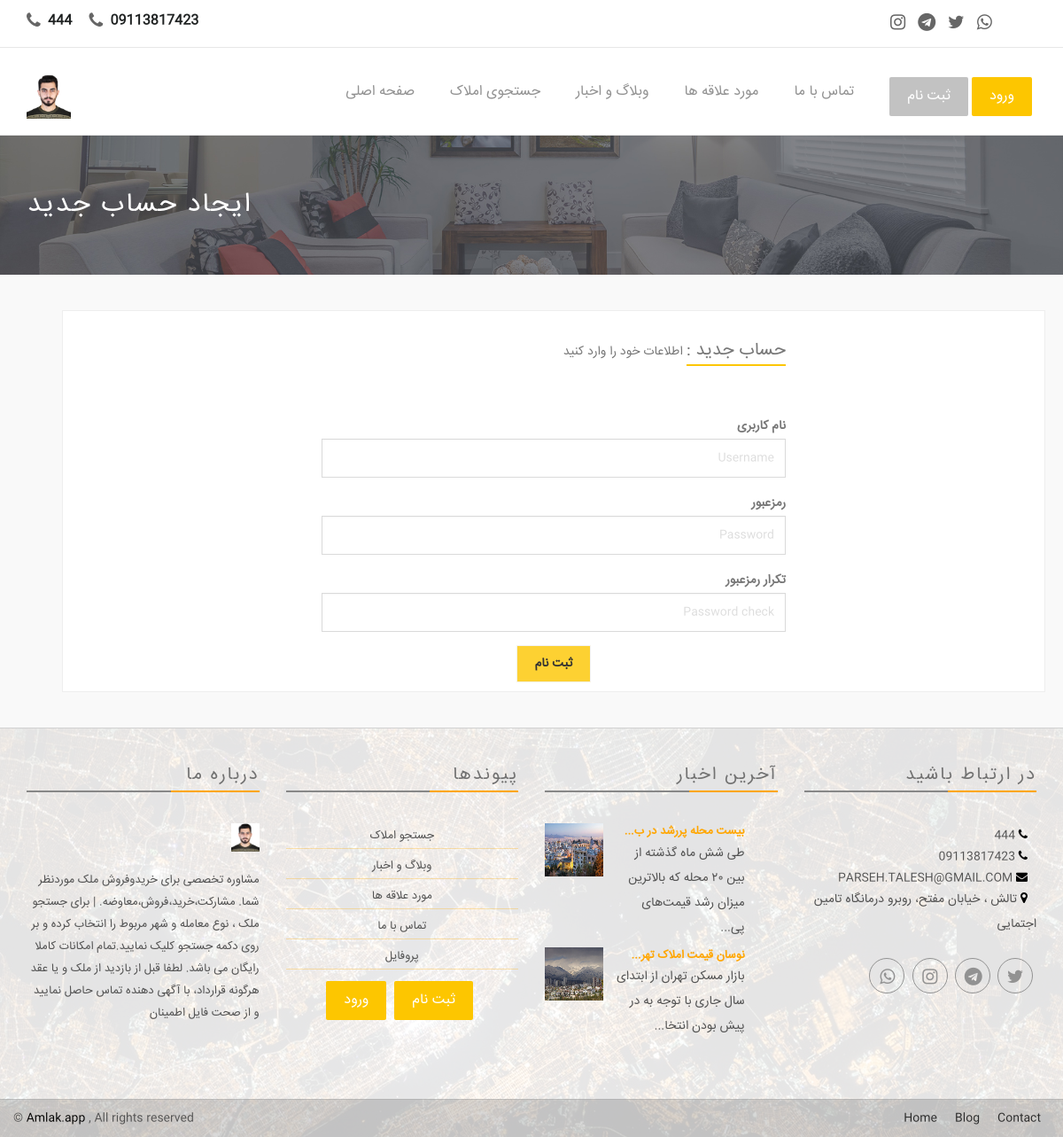
Screenshot of /register/ with the database file from the repository.
### app/models.py (models this page shows, shortened)
class Settings(models.Model):
  title = models.CharField(max_length=100, verbose_name = "عنوان")
  title_below = models.CharField(max_length=300 , null=True, blank=True , verbose_name = "متن زیر عنوان")
  introduction_text = models.TextField(max_length=2000 , null=True, blank=True , verbose_name = "متن معرفی" )
  contact_page_text = models.TextField(max_length=2000 , null=True, blank=True , verbose_name = "متن صفحه تماس با ما")
  experts_number = models.IntegerField(default='1', verbose_name = "تعداد کارشناسان")
  email = models.EmailField(max_length=200 , null=True , blank=True , verbose_name = "ایمیل")
  address = models.CharField(max_length=300 , null=True , blank=True , verbose_name = "آدرس")
  phone1 = models.CharField(max_length=20 , null=True , blank=True , verbose_name = "تلفن ۱")
  phone2 = models.CharField(max_length=20 , null=True , blank=True , verbose_name = "تلفن ۲")
  whatsapp_number = models.CharField(max_length=20 , null=True , blank=True , verbose_name = "شماره واتساپ")
  instagram = models.URLField(max_length=500, null=True, blank=True, verbose_name = "لینک اینستاگرام")
  telegram = models.URLField(max_length=500, null=True, blank=True, verbose_name = "لینک تلگرام")
  twitter = models.URLField(max_length=500, null=True, blank=True, verbose_name = "لینک توییتر")
  whatsapp = models.URLField(max_length=500, null=True, blank=True, verbose_name = "لینک واتس اپ")
  lat_long = models.CharField(max_length=50 , null=True , blank=True , verbose_name = "lat & long")
  logo = models.ImageField(default='logo.png', upload_to='logo', null=True, blank=True, verbose_name = "لوگو")
  header_image = models.ImageField(default='header.png', upload_to='header', null=True, blank=True, verbose_name = "تصویر سربرگ (header)")
  class Meta:
      verbose_name = "تنظیمات"
      verbose_name_plural = "تنظیمات"

### blogApp/models.py (models this page shows, shortened)
class Post(models.Model):
    title = models.CharField(max_length=255, verbose_name="عنوان")
    slug = models.SlugField(max_length=255, null=True, blank=True, verbose_name="نشانی پیوند (link)")
    author = models.ForeignKey(User, on_delete=models.CASCADE, verbose_name="نویسنده")
    img = models.ImageField(upload_to='blog', null=True, verbose_name="تصویر")
    body = RichTextField(blank=False, null=True, verbose_name="متن")
    comments = models.ManyToManyField(PostComment, blank=True, verbose_name="نظرات")
    post_date = models.DateTimeField(auto_now_add=True)
    category = models.ForeignKey(Categories, null=True, on_delete=models.PROTECT, related_name='category_set', verbose_name="دسته بندی")
    class Meta:
      verbose_name = "پست"
      verbose_name_plural = "پست ها"

### authentication/views.py (the view)
# urls.py: path('register/', register_user, name="register"),
def register_user(request):
    msg     = None
    success = False
    if request.method == "POST":
        form = SignUpForm(request.POST)
        if form.is_valid():
            form.save()
            username = form.cleaned_data.get("username")
            raw_password = form.cleaned_data.get("password1")
            user = authenticate(username=username, password=raw_password)
            msg     = 'کاربر ایجاد شد - <a href="/login">ورود</a>.'
            success = True
        else:
            msg = 'اطلاعات فرم معتبر نیست'
    else:
        form = SignUpForm()
    return render(request, "accounts/register.html", {"form": form, "msg" : msg, "success" : success })

### authentication/forms.py
class SignUpForm(UserCreationForm):
    username = forms.CharField(
        widget=forms.TextInput(
            attrs={
                "placeholder" : "Username",
                "class": "form-control"
            }
        ))
    password1 = forms.CharField(
        widget=forms.PasswordInput(
            attrs={
                "placeholder" : "Password",
                "class": "form-control"
            }
        ))
    password2 = forms.CharField(
        widget=forms.PasswordInput(
            attrs={
                "placeholder" : "Password check",
                "class": "form-control"
            }
        ))
    class Meta:
        model = User
        fields = ('username', 'password1', 'password2')

### app/context_processor.py (called while the page is built)
def settings(request):
    return {
    'settings': models.Settings.objects.all().last() ,
    'latestpost_list' : Post.objects.all().order_by('-post_date')[:3] ,
    'footer_latestpost_list' : Post.objects.all().order_by('-post_date')[:2]
    }

### crm/context_processor.py (called while the page is built)
def notification(request):
    if request.user.is_superuser:
        return {
           'new_reqs': models.Order_request.objects.filter(status='جدید').order_by('-date_created') ,
           'new_req_counts': models.Order_request.objects.filter(status='جدید').count(),
           'new_contact_counts': Contact.objects.filter(status='جدید').count(),
           'new_contacts': Contact.objects.filter(status='جدید').order_by('-created_on')
        }
    elif request.user.is_authenticated:
        return {
           'new_reqs': models.Order_request.objects.filter(status='جدید' , user__user=request.user ).order_by('-date_created') ,
           'new_req_counts': models.Order_request.objects.filter(status='جدید' , user__user=request.user ).count()
        }
    else:
        return { 'userProfile': None }

def accessType(request):
    if request.user.is_authenticated:
        return { 'userProfile': get_object_or_404(models.Profile, user=request.user) }
    else:
        return { 'userProfile': None }

### templates/accounts/register.html (shortened to what this page needs)
{% extends "base.html" %}
{% block content %}
<div style="background:#494C53 url({{ settings.header_image.url }}) no-repeat scroll center top / cover; color:#FFF; position: relative; min-height: 140px; ">
		<div class="container">
				<div class="row">
						<div class="page-head-content">
								<h1 class="page-title"> ایجاد حساب جدید </h1>
						</div>
				</div>
		</div>
</div>
<div class="register-area" style="background-color: rgb(249, 249, 249);">
		<div class="container" dir="rtl">
				<div class="col-md-12">
						<div class="box-for overflow">
								<div class="col-sm-6 col-sm-offset-3 login-blocks">
										<h2>حساب جدید : </h2>
										<span class="mb-0 text-muted">
											{% if msg %}
												{{ msg | safe }}
											{% else %}
												اطلاعات خود را وارد کنید
											{% endif %}
										</span>
										<p> <br /> </p>
										{% if not success %}
										<form role="form" method="post" action="">
												<div class="form-group">
														<label for="name">نام کاربری</label>
														{{ form.username }}
												</div>
												<div class="form-group">
														<label for="password">رمزعبور</label>
														{{ form.password1 }}
												</div>
												<div class="form-group">
														<label for="password">تکرار رمزعبور</label>
														{{ form.password2 }}
												</div>
												<div class="text-center">
														<button type="submit" class="btn btn-default">ثبت نام</button>
												</div>
										</form>
										{% endif %}
								</div>
						</div>
				</div>
		</div>
</div>
{% endblock content %}

### templates/base.html (shortened to what this page needs)
{% load static %}
{% load bootstrap %}
<!DOCTYPE html>
<html class="no-js">
<head>
  <link rel="stylesheet" href="{% static 'assets/css/normalize.css' %}">
  <link rel="stylesheet" href="{% static 'assets/css/font-awesome.min.css' %}">
  <link rel="stylesheet" href="{% static 'assets/css/fontello.css">
  <link href="{% static 'assets/fonts/icon-7-stroke/css/pe-icon-7-stroke.css' %}" rel="stylesheet">
  <link href="{% static 'assets/fonts/icon-7-stroke/css/helper.css' %}" rel="stylesheet">
  <link href="{% static 'assets/css/animate.css' %}" rel="stylesheet" media="screen">
  <link rel="stylesheet" href="{% static 'assets/css/bootstrap-select.min.css' %}">
  <link rel="stylesheet" href="{% static 'bootstrap/css/bootstrap.min.css' %}">
  <link rel="stylesheet" href="{% static 'assets/css/icheck.min_all.css' %}">
  <link rel="stylesheet" href="{% static 'assets/css/price-range.css' %}">
  <link rel="stylesheet" href="{% static 'assets/css/owl.carousel.css' %}">
  <link rel="stylesheet" href="{% static 'assets/css/owl.theme.css' %}">
  <link rel="stylesheet" href="{% static 'assets/css/owl.transitions.css' %}">
  <link rel="stylesheet" href="{% static 'assets/css/style.css' %}">
  <link rel="stylesheet" href="{% static 'assets/css/responsive.css' %}">
  <link rel="stylesheet" href="https://cdnjs.cloudflare.com/ajax/libs/font-awesome/4.7.0/css/font-awesome.min.css">
</head>
<body>
  <div class="header-connect">
  		<div class="container">
  				<div class="row">
  						<div class="col-md-5 col-sm-8  col-xs-12">
  								<div class="header-half header-call">
  										<p>
  												<span> <i class="fa fa-phone"></i> <a href="tel:{{ settings.phone1 }}"> {{ settings.phone1 }} </a> </span>
                          <span> <i class="fa fa-phone"></i> <a href="tel:{{ settings.phone2 }}"> {{ settings.phone2 }} </a> </span>
  										</p>
  								</div>
  						</div>
  						<div class="col-md-2 col-md-offset-5  col-sm-3 col-sm-offset-1  col-xs-12">
  								<div class="header-half header-social">
  										<ul class="list-inline">
                          <li><a href="{{ settings.instagram }}"><i class="fa fa-instagram" style="font-size:20px"></i></a></li>
                          <li><a href="{{ settings.telegram }}"><i class="fa fa-telegram" style="font-size:20px"></i></a></li>
  												<li><a href="{{ settings.twitter }}"><i class="fa fa-twitter" style="font-size:20px"></i></a></li>
  												<li><a href="{{ settings.whatsapp }}"><i class="fa fa-whatsapp" style="font-size:20px"></i></a></li>
  										</ul>
  								</div>
  						</div>
  				</div>
  		</div>
  </div>
  <nav class="navbar navbar-default ">
  		<div class="container">
  				<div class="navbar-header">
  						<a class="navbar-brand" href="{% url 'app:home' %}"><img src="{{ settings.logo.url }}" style="max-height:50px;" alt="{{ settings.title }}"></a>
  				</div>
  				<div class="collapse navbar-collapse yamm" id="navigation">
  						<div class="button navbar-right">
                {% if user.is_authenticated %}
                <button class="navbar-btn nav-button wow fadeInRight" onclick=" window.location.replace('{% url 'logout' %}')" data-wow-delay="0.5s"> خروج </button>
                <button class="navbar-btn nav-button wow fadeInRight login" onclick=" window.location.replace('{% url 'app:profile' %}')" data-wow-delay="0.5s"> پروفایل </button>
                {% else %}
                <button class="navbar-btn nav-button wow bounceInRight" onclick="window.location.replace('{% url 'register' %}')" data-wow-delay="0.4s"> ثبت نام </button>
                <button class="navbar-btn nav-button wow fadeInRight login" onclick=" window.location.replace('{% url 'login' %}')" data-wow-delay="0.5s"> ورود </button>
                {% endif %}
  						</div>
  						<ul class="main-nav nav navbar-nav navbar-right">
  								<li class="wow fadeInDown" data-wow-delay="0.1s"><a class="" href="{% url 'app:home' %}"> صفحه اصلی </a> </li>
  								<li class="wow fadeInDown" data-wow-delay="0.1s"><a class="" href="{% url 'app:items' %}"> جستجوی املاک </a></li>
  								<li class="wow fadeInDown" data-wow-delay="0.1s"><a class="" href="/blog"> وبلاگ و اخبار  </a></li>
  								<li class="wow fadeInDown" data-wow-delay="0.1s"><a class="" href="{% url 'app:favs' %}"> مورد علاقه ها  </a></li>
  								<li class="wow fadeInDown" data-wow-delay="0.4s"><a href="{% url 'app:contact' %}"> تماس با ما </a></li>
  						</ul>
  				</div>
  		</div>
  </nav>
{% block content %}{% endblock content %}
    <div class="footer-area">
    		<div class=" footer">
    				<div class="container">
    						<div class="row" align="right">
    								<div class="col-md-3 col-sm-6 wow fadeInRight animated">
    										<div class="single-footer">
    												<h4> درباره ما </h4>
    												<div class="footer-title-line"></div>
    												<img src="{{ settings.logo.url }}" alt="{{ settings.title }}" class="wow pulse" data-wow-delay="1s">
    												<p dir="rtl"> {{ settings.title_below }} </p>
    										</div>
    								</div>
    								<div class="col-md-3 col-sm-6 wow fadeInRight animated">
    										<div class="single-footer">
    												<h4> پیوندها  </h4>
    												<div class="footer-title-line"></div>
    												<ul class="footer-menu" dir="rtl" align="center">
    														<li><a href="{% url 'app:items' %}"> جستجو املاک </a></li>
    														<li><a href="/blog"> وبلاگ و اخبار </a></li>
    														<li><a href="{% url 'app:favs' %}"> مورد علاقه ها </a></li>
    														<li><a href="{% url 'app:contact' %}">  تماس با ما  </a></li>
    														<li><a href="{% url 'app:profile' %}"> پروفایل </a>  </li>
                                <button class="navbar-btn nav-button wow bounceInRight login" onclick="window.location.replace('{% url 'register' %}')" data-wow-delay="0.4s"> ثبت نام </button>
                                <button class="navbar-btn nav-button wow fadeInRight login" onclick=" window.location.replace('{% url 'login' %}')" data-wow-delay="0.5s"> ورود </button>
    												</ul>
    										</div>
    								</div>
    								<div class="col-md-3 col-sm-6 wow fadeInRight animated">
    										<div class="single-footer">
    												<h4> آخرین اخبار </h4>
    												<div class="footer-title-line"></div>
    												<ul class="footer-blog">
                            {% for post in footer_latestpost_list %}
    														<li dir="rtl">
    																<div class="col-md-3 blg-thumb p0">
    																		<a href="{% url 'blog-detail' post.slug %}"> <img src="{{post.img.url}}"> </a>
    																</div>
    																<div class="col-md-8  col-sm-8 col-xs-8  blg-entry">
    																		<h6> <a href="{% url 'blog-detail' post.slug %}"> {{ post.title | slice:':20' | safe}}... </a></h6>
    																		{{post.body | slice:':65' | safe}}...
    																</div>
    														</li> <br>
                            {% endfor %}
    												</ul>
    										</div>
    								</div>
    								<div class="col-md-3 col-sm-6 wow fadeInRight animated">
    										<div class="single-footer news-letter">
    												<h4> در ارتباط باشید </h4>
    												<div class="footer-title-line"></div>
                            <ul class="footer-adress" dir="rtl">
                                <li> <a href="tel:{{ settings.phone1 }}"> <i class="fa fa-phone"></i> {{ settings.phone1 }} </a> </li>
                                <li> <a href="tel:{{ settings.phone2 }}"> <i class="fa fa-phone"></i> {{ settings.phone2 }} </a> </li>
                                <li> <a href="mailto:{{ settings.email }}"> <i class="fa fa-envelope"> </i> {{ settings.email }} </a> </li>
                                <li> <i class="fa fa-map-marker"> </i> {{ settings.address }} </li>
                            </ul>
                            <br>
    												<div class="social pull-right">
    														<ul>
    																<li><a class="wow fadeInUp animated" href="{{ settings.whatsapp }}"><i class="fa fa-whatsapp"></i></a></li>
    																<li><a class="wow fadeInUp animated" href="{{ settings.instagram }}" data-wow-delay="0.3s"><i class="fa fa-instagram"></i></a></li>
    																<li><a class="wow fadeInUp animated" href="{{ settings.telegram }}" data-wow-delay="0.4s"><i class="fa fa-telegram"></i></a></li>
    																<li><a class="wow fadeInUp animated" href="{{ settings.twitter }}" data-wow-delay="0.5s"><i class="fa fa-twitter"></i></a></li>
    														</ul>
    												</div>
    										</div>
    								</div>
    						</div>
    				</div>
    		</div>
    		<div class="footer-copy text-center">
    				<div class="container">
    						<div class="row">
    								<div class="pull-left">
    										<span> &#169; <a href="https://www.Amlak.app">Amlak.app</a> , All rights reserved </span>
    								</div>
    								<div class="bottom-menu pull-right">
    										<ul>
    												<li><a class="wow fadeInUp animated" href="{% url 'app:home' %}" data-wow-delay="0.2s">Home</a></li>
    												<li><a class="wow fadeInUp animated" href="/blog" data-wow-delay="0.4s">Blog</a></li>
    												<li><a class="wow fadeInUp animated" href="{% url 'app:contact' %}" data-wow-delay="0.6s">Contact</a></li>
    										</ul>
    								</div>
    						</div>
    				</div>
    		</div>
    </div>
</body>
</html>

### rows the page displays
Settings: phone1 "444", phone2 "09113817423", logo (picture), header_image (picture), title_below "مشاوره تخصصی برای خریدوفروش ملک موردنظر شما. مشارکت،خرید،فروش،معاوضه. | برای جستجو ملک ، نوع معامله و شهر مربوط را انتخاب کرده و بر روی دکمه جستجو کلیک نمایید.تمام امکانات کاملا رایگان می باشد. لطفا قبل از بازدید از ملک و یا عقد هرگونه قرارداد، با آگهی دهنده تماس حاصل نمایید و از صحت فایل اطمینان", email "PARSEH.TALESH@GMAIL.COM", address "تالش ، خیابان مفتح، روبرو درمانگاه تامین اجتمایی"
Post: img (picture), title "بیست محله پررشد در ب", body "طی شش ماه گذشته از بین ۲۰ محله که بالاترین میزان رشد قیمت‌های پی"
Post: img (picture), title "نوسان قیمت املاک تهر", body "بازار مسکن تهران از ابتدای سال جاری با توجه به در پیش بودن انتخا"
